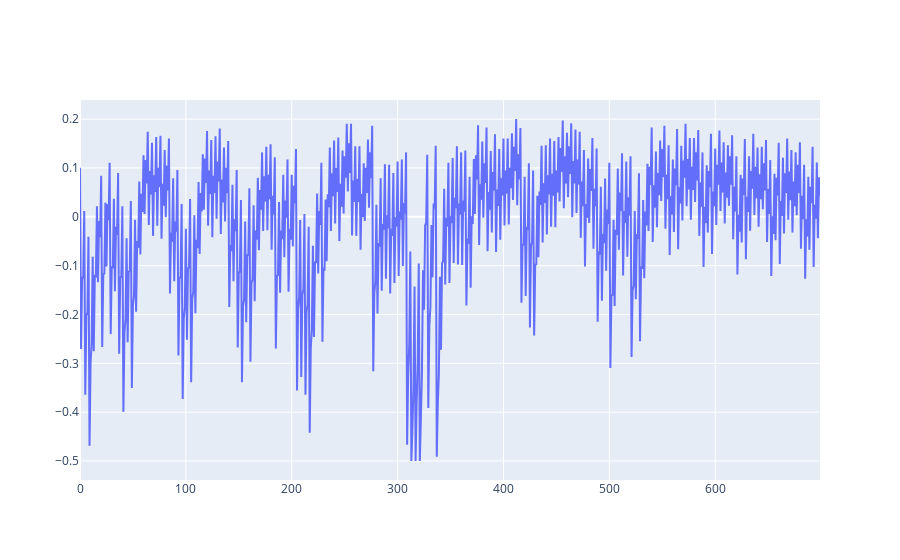

Notebook code for this chart:
### Code cell
import plotly.graph_objects as pgo
fig = pgo.Figure()
fig.add_trace(pgo.Scatter(y=data["trace"][2]))

### Figure 1 — Plotly figure (JSON) as saved in the notebook; plotly's stock layout.template omitted (floating-point values rounded to 4 significant figures; data arrays with more than 128 entries replaced by an {"elided": "..."} marker saying what was removed)
{"data": [{"type": "scatter", "y": {"elided": "700 float values"}}], "layout": {}}
